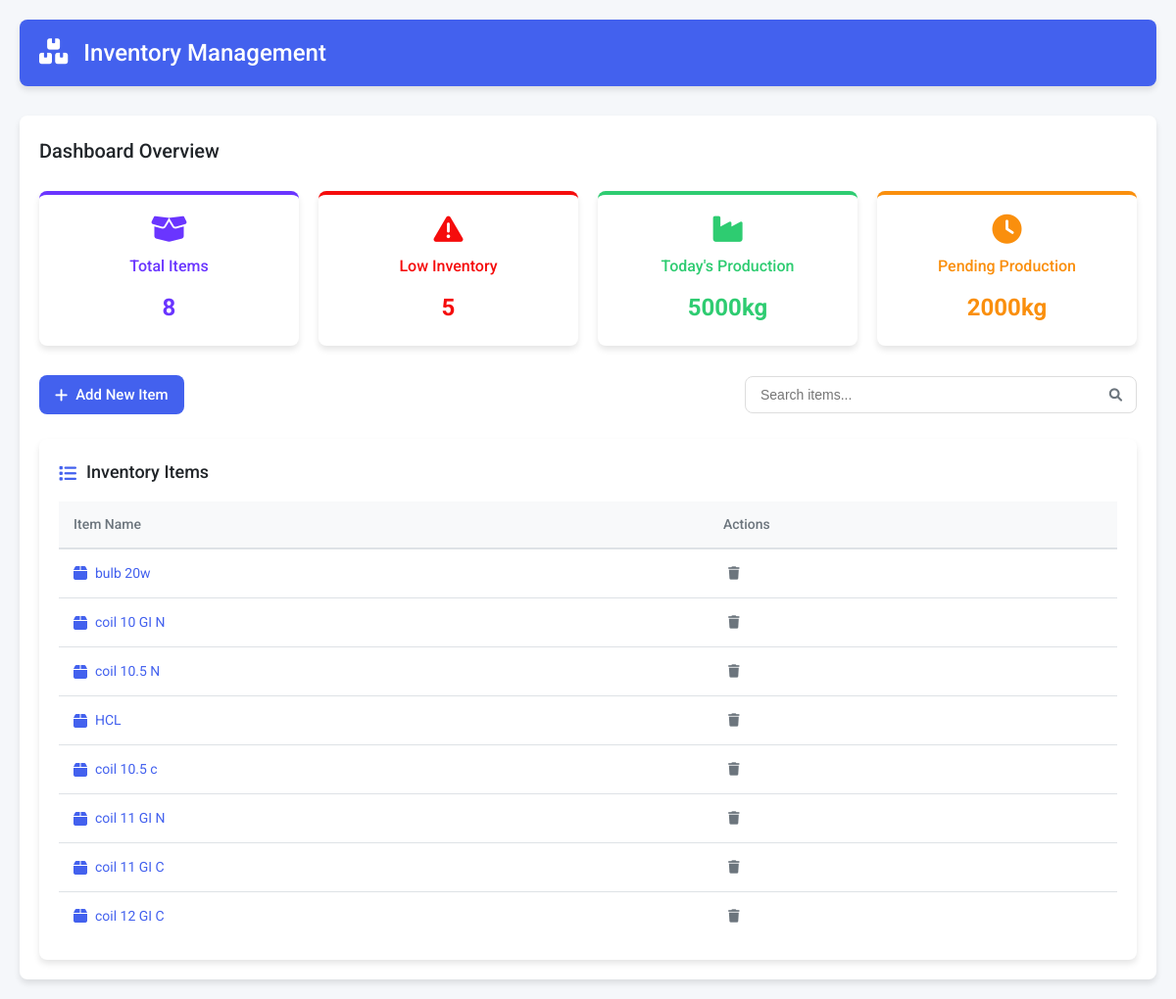
The page / on the database its author committed.
### tables this page shows
CREATE TABLE items
                     (id INTEGER PRIMARY KEY AUTOINCREMENT,
                      name TEXT UNIQUE,
                      item_type TEXT,
                      item_unit TEXT,
                      minimum_inventory REAL,
                      current_inventory REAL check(current_inventory >= 0) default 0,
                      init_inventory_pm REAL,
                      updated_at TIMESTAMP DEFAULT CURRENT_TIMESTAMP,
                      has_rolls INTEGER BOOLEAN DEFAULT 0,
                      custom_fields TEXT);

### app.py (the view)
@app.route('/')
def index():
    conn = get_db_connection()
    c = conn.cursor()
    search_term = request.args.get('search', '').lower()
    query = 'SELECT id, name, minimum_inventory, current_inventory FROM items'
    if search_term:
        query += ' WHERE LOWER(name) LIKE ?'
        c.execute(query, (f'%{search_term}%',))
    else:
        c.execute(query)
    items = c.fetchall()
    c.execute('SELECT COUNT(*) FROM items WHERE minimum_inventory >= current_inventory')
    no_of_low_inv_item = c.fetchone()
    c.execute('SELECT COUNT(id) FROM ITEMS ')
    no_of_items = c.fetchone()
    conn.close()
    return render_template('index.html', items=items , no_of_low_inv_item = no_of_low_inv_item, search_term=search_term , no_of_items = no_of_items)

### app.py (called while the page is built)
@app.context_processor
def inject_datetime():
    return {'datetime': datetime}

def get_db_connection():
    conn = sqlite3.connect(DATABASE)
    conn.execute("PRAGMA foreign_keys = ON")
    return conn

### templates/index.html (shortened to what this page needs)
{% extends "base.html" %}
{% block content %}
    <div class="dashboard-container">
        <div class="dashboard-header">
            <h2>Dashboard Overview</h2>
        </div>
        <div class="stats-grid">
            <div class="stat-card purple">
                <i class="fas fa-box-open"></i>
                <h3>Total Items</h3>
                <p>{{no_of_items[0]}}</p>
            </div>
            <div class="stat-card red">
                <i class="fas fa-exclamation-triangle"></i>
                <h3>Low Inventory</h3>
                <p><a href="{{ url_for('low_inventory_list') }}">{{no_of_low_inv_item[0]}}</a></p>
            </div>
            <div class="stat-card green">
                <i class="fas fa-industry"></i>
                <h3>Today's Production</h3>
                <p>5000kg</p>
            </div>
            <div class="stat-card orange">
                <i class="fas fa-clock"></i>
                <h3>Pending Production</h3>
                <p>2000kg</p>
            </div>
        </div>
        <div class="action-bar">
            <a href="{{ url_for('add_item') }}" class="btn btn-primary">
                <i class="fas fa-plus"></i> Add New Item
            </a>
            <form method="GET" action="{{ url_for('index') }}" class="search-form">
                <div class="search-box">
                    <input type="text" name="search" id="searchInput"
                           placeholder="Search items..."
                           value="{{ search_term }}">
                    <button type="submit" class="search-btn">
                        <i class="fas fa-search"></i>
                    </button>
                </div>
            </form>
        </div>
        <div class="inventory-table-container">
            <h2><i class="fas fa-list"></i> Inventory Items</h2>
            {% if items %}
            <table class="inventory-table">
                <thead>
                    <tr>
                        <th>Item Name</th>
                        <th>Actions</th>
                    </tr>
                </thead>
                <tbody>
                    {% for item in items %}
                    <tr>
                        <td>
                            <a href="{{ url_for('item_form', item_id=item[0]) }}" class="item-link">
                                <i class="fas fa-box"></i> {{ item[1] }}
                            </a>
                        </td>
                        <td class="actions">
                            <form method="POST" action="{{ url_for('delete_item', item_id=item[0]) }}"
                                  onsubmit="return confirm('Are you sure you want to delete this item?');">
                                <button type="submit" class="btn-icon danger" title="Delete">
                                    <i class="fas fa-trash"></i>
                                </button>
                            </form>
                        </td>
                    </tr>
                    {% endfor %}
                </tbody>
            </table>
            {% else %}
            <div class="empty-state">
                <i class="fas fa-box-open"></i>
                <h3>No inventory items</h3>
                <p>Add your first item to get started</p>
            </div>
            {% endif %}
        </div>
    </div>
{% endblock %}

### static/styles.css (style rules this page uses)
:root { --primary-color: #4361ee; --secondary-color: #3f37c9; --success-color: #4cc9f0; --danger-color: #f50c0c; --warning-color: #fa8f0d; --info-color: #4895ef; --light-color: #f8f9fa; --dark-color: #212529; --gray-color: #6c757d; --white: #ffffff; --border-radius: 8px; --box-shadow: 0 4px 6px rgba(0, 0, 0, 0.1); --transition: all 0.3s ease; }
* { margin: 0; padding: 0; box-sizing: border-box; }
body { font-family: 'Roboto', sans-serif; line-height: 1.6; color: var(--dark-color); background-color: #f5f7fa; }
.btn { display: inline-flex; align-items: center; justify-content: center; padding: 8px 16px; border-radius: var(--border-radius); font-size: 15px; font-weight: 500; cursor: pointer; transition: var(--transition); text-decoration: none; border: none; }
.btn i { margin-right: 8px; }
.btn-primary { background-color: var(--primary-color); color: var(--white); }
.btn-icon { background: none; border: none; color: var(--gray-color); padding: 5px; cursor: pointer; transition: var(--transition); }
.dashboard-container { background-color: var(--white); border-radius: var(--border-radius); padding: 20px; box-shadow: var(--box-shadow); }
.dashboard-header { margin-bottom: 25px; }
.dashboard-header h2 { font-size: 20px; color: var(--dark-color); font-weight: 500; }
.stats-grid { display: grid; grid-template-columns: repeat(auto-fit, minmax(200px, 1fr)); gap: 20px; margin-bottom: 30px; }
.stat-card { background-color: var(--white); border-radius: var(--border-radius); padding: 20px; text-align: center; box-shadow: var(--box-shadow); transition: var(--transition); border-top: 4px solid; }
.stat-card i { font-size: 30px; margin-bottom: 10px; }
.stat-card h3 { font-size: 16px; margin-bottom: 10px; font-weight: 500; }
.stat-card p { font-size: 24px; font-weight: 700; }
.stat-card a { color: inherit; text-decoration: none; }
.stat-card.purple { border-color: #6a35ff; color: #6a35ff; }
.stat-card.red { border-color: var(--danger-color); color: var(--danger-color); }
.stat-card.green { border-color: #2ecc71; color: #2ecc71; }
.stat-card.orange { border-color: var(--warning-color); color: var(--warning-color); }
.action-bar { display: flex; justify-content: space-between; align-items: center; margin-bottom: 25px; flex-wrap: wrap; gap: 15px; }
.search-form { flex: 1; min-width: 250px; max-width: 400px; }
.search-box { position: relative; display: flex; align-items: center; }
.search-box input { width: 100%; padding: 10px 15px; border: 1px solid #ddd; border-radius: var(--border-radius); font-size: 14px; transition: var(--transition); }
.search-btn { position: absolute; right: 0; background: none; border: none; color: var(--gray-color); padding: 10px 15px; cursor: pointer; }
.inventory-table-container { background-color: var(--white); border-radius: var(--border-radius); padding: 20px; box-shadow: var(--box-shadow); margin-top: 20px; }
.inventory-table-container h2 { font-size: 18px; margin-bottom: 15px; font-weight: 500; display: flex; align-items: center; }
.inventory-table-container h2 i { margin-right: 10px; color: var(--primary-color); }
.inventory-table { width: 100%; border-collapse: collapse; font-size: 14px; }
.inventory-table th { background-color: #f8f9fa; padding: 12px 15px; text-align: left; font-weight: 500; color: var(--gray-color); border-bottom: 2px solid #dee2e6; }
.inventory-table td { padding: 12px 15px; border-bottom: 1px solid #dee2e6; vertical-align: middle; }
.inventory-table tr:last-child td { border-bottom: none; }
.item-link { color: var(--primary-color); text-decoration: none; display: flex; align-items: center; transition: var(--transition); }
.item-link i { margin-right: 8px; font-size: 16px; }
.actions { display: flex; gap: 10px; }

### rows shown on the page
items: name "bulb 20w"
items: name "coil 10 GI N"
items: name "coil 10.5 N"
items: name "HCL"
items: name "coil 10.5 c"
items: name "coil 11 GI N"
items: name "coil 11 GI C"
items: name "coil 12 GI C"

### other values the page prints
{{ no_of_items[0] }} "8"
{{ no_of_low_inv_item[0] }} "5"
